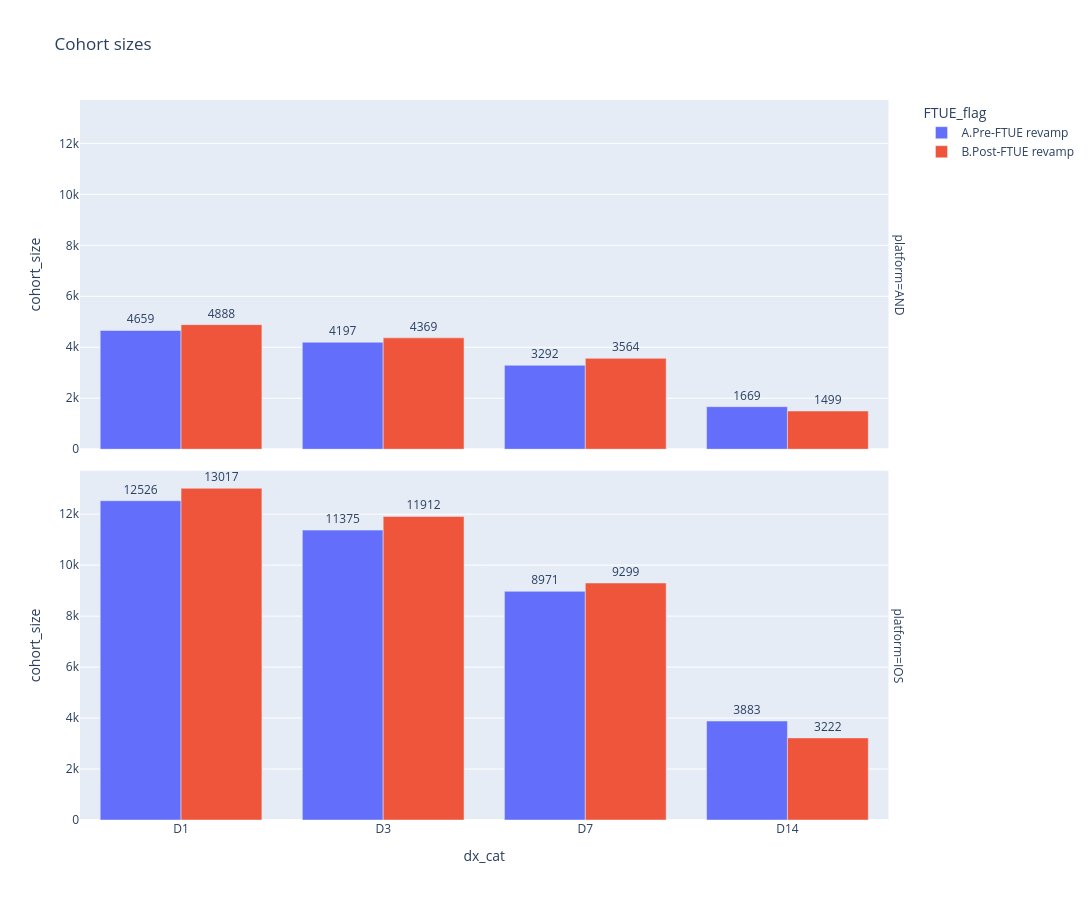

Notebook cell for this chart:
### Markdown cell above
### Cohort sizes

### Code cell
# Bar chart: cohort sizes at each retention checkpoint by FTUE group and platform
df_plot = retention_data_total[retention_data_total['dx'] != 0].copy()

# Convert dx to ordered categorical for proper x-axis ordering
dx_vals = sorted(df_plot['dx'].unique())
dx_labels = ['D' + str(d) for d in dx_vals]
df_plot['dx_cat'] = pd.Categorical(
    'D' + df_plot['dx'].astype(str),
    categories=dx_labels,
    ordered=True
)

fig = px.bar(
    df_plot,
    x='dx_cat',
    y='cohort_size',
    color='FTUE_flag',
    text='cohort_size',
    title='Cohort sizes',
    facet_row='platform',
    barmode='group',
    width=1200,
    height=900,
    hover_data={'retained_size': True, 'cohort_size': True, 'num_cohorts': True},
    category_orders={'dx_cat': dx_labels}
)

fig.update_traces(texttemplate='%{text:0}', textposition='outside')
fig.update_layout(
    #yaxis_tickformat='.0%',
    #yaxis2_tickformat='.0%',
    uniformtext_minsize=8,
    uniformtext_mode='hide'
)

fig.show()

### Figure 1 — Plotly figure (JSON) as saved in the notebook; plotly's stock layout.template omitted (floating-point values rounded to 4 significant figures)
{"data": [{"alignmentgroup": "True", "customdata": [[1296, 20], [699, 18], [429, 14], [161, 7]], "hovertemplate": "FTUE_flag=A.Pre-FTUE revamp<br>platform=AND<br>dx_cat=%{x}<br>cohort_size=%{text}<br>retained_size=%{customdata[0]}<br>num_cohorts=%{customdata[1]}<extra></extra>", "legendgroup": "A.Pre-FTUE revamp", "marker": {"color": "#636efa", "pattern": {"shape": ""}}, "name": "A.Pre-FTUE revamp", "offsetgroup": "A.Pre-FTUE revamp", "orientation": "v", "showlegend": true, "text": [4659.0, 4197.0, 3292.0, 1669.0], "textposition": "outside", "texttemplate": "%{text:0}", "type": "bar", "x": ["D1", "D3", "D7", "D14"], "xaxis": "x2", "y": [4659, 4197, 3292, 1669], "yaxis": "y2"}, {"alignmentgroup": "True", "customdata": [[3946, 20], [2079, 18], [1203, 14], [372, 7]], "hovertemplate": "FTUE_flag=A.Pre-FTUE revamp<br>platform=IOS<br>dx_cat=%{x}<br>cohort_size=%{text}<br>retained_size=%{customdata[0]}<br>num_cohorts=%{customdata[1]}<extra></extra>", "legendgroup": "A.Pre-FTUE revamp", "marker": {"color": "#636efa", "pattern": {"shape": ""}}, "name": "A.Pre-FTUE revamp", "offsetgroup": "A.Pre-FTUE revamp", "orientation": "v", "showlegend": false, "text": [12530.0, 11380.0, 8971.0, 3883.0], "textposition": "outside", "texttemplate": "%{text:0}", "type": "bar", "x": ["D1", "D3", "D7", "D14"], "xaxis": "x", "y": [12526, 11375, 8971, 3883], "yaxis": "y"}, {"alignmentgroup": "True", "customdata": [[1374, 20], [773, 18], [431, 14], [164, 7]], "hovertemplate": "FTUE_flag=B.Post-FTUE revamp<br>platform=AND<br>dx_cat=%{x}<br>cohort_size=%{text}<br>retained_size=%{customdata[0]}<br>num_cohorts=%{customdata[1]}<extra></extra>", "legendgroup": "B.Post-FTUE revamp", "marker": {"color": "#EF553B", "pattern": {"shape": ""}}, "name": "B.Post-FTUE revamp", "offsetgroup": "B.Post-FTUE revamp", "orientation": "v", "showlegend": true, "text": [4888.0, 4369.0, 3564.0, 1499.0], "textposition": "outside", "texttemplate": "%{text:0}", "type": "bar", "x": ["D1", "D3", "D7", "D14"], "xaxis": "x2", "y": [4888, 4369, 3564, 1499], "yaxis": "y2"}, {"alignmentgroup": "True", "customdata": [[4209, 20], [2260, 18], [1237, 14], [338, 7]], "hovertemplate": "FTUE_flag=B.Post-FTUE revamp<br>platform=IOS<br>dx_cat=%{x}<br>cohort_size=%{text}<br>retained_size=%{customdata[0]}<br>num_cohorts=%{customdata[1]}<extra></extra>", "legendgroup": "B.Post-FTUE revamp", "marker": {"color": "#EF553B", "pattern": {"shape": ""}}, "name": "B.Post-FTUE revamp", "offsetgroup": "B.Post-FTUE revamp", "orientation": "v", "showlegend": false, "text": [13020.0, 11910.0, 9299.0, 3222.0], "textposition": "outside", "texttemplate": "%{text:0}", "type": "bar", "x": ["D1", "D3", "D7", "D14"], "xaxis": "x", "y": [13017, 11912, 9299, 3222], "yaxis": "y"}], "layout": {"annotations": [{"font": {}, "showarrow": false, "text": "platform=IOS", "textangle": 90, "x": 0.98, "xanchor": "left", "xref": "paper", "y": 0.2425, "yanchor": "middle", "yref": "paper"}, {"font": {}, "showarrow": false, "text": "platform=AND", "textangle": 90, "x": 0.98, "xanchor": "left", "xref": "paper", "y": 0.7575, "yanchor": "middle", "yref": "paper"}], "barmode": "group", "height": 900, "legend": {"title": {"text": "FTUE_flag"}, "tracegroupgap": 0}, "title": {"text": "Cohort sizes"}, "uniformtext": {"minsize": 8, "mode": "hide"}, "width": 1200, "xaxis": {"anchor": "y", "categoryarray": ["D1", "D3", "D7", "D14"], "categoryorder": "array", "domain": [0, 0.98], "title": {"text": "dx_cat"}}, "xaxis2": {"anchor": "y2", "domain": [0, 0.98], "matches": "x", "showticklabels": false}, "yaxis": {"anchor": "x", "domain": [0, 0.485], "title": {"text": "cohort_size"}}, "yaxis2": {"anchor": "x2", "domain": [0.515, 1], "matches": "y", "title": {"text": "cohort_size"}}}}
